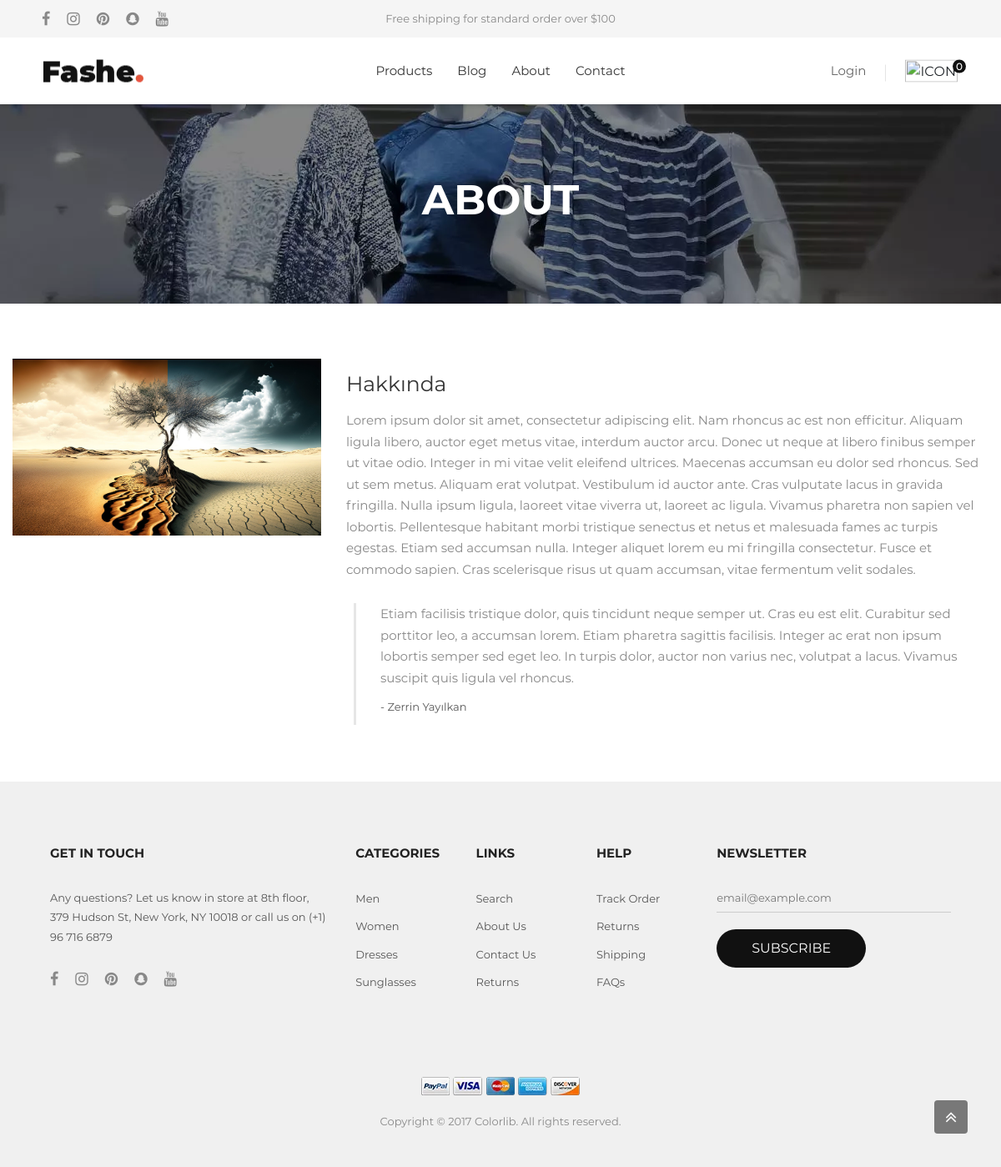
The page /about/ on the database its author committed.
### social_media/models.py (models this page shows, shortened)
class SocialMedia(models.Model):
    platform = models.CharField(max_length=50)
    url =  models.CharField(max_length=150)

### about/models.py (models this page shows)
class About(models.Model):
    image = models.ImageField(upload_to='about-image')
    title = models.CharField(max_length=50)
    content = models.TextField()

class DailyMessage(models.Model):
    content = models.TextField()
    message_owner = models.CharField(max_length=100)

### about/views.py (the view)
# urls.py: path('',AboutPage,name='about-page')
def AboutPage(request):
    about_obj = About.objects.all().first()
    daily_message = DailyMessage.objects.order_by("?").first()
    return render(
        request,
        "about/index.html",
        context={"daily_message": daily_message, "about_obj": about_obj},
    )

### social_media/context_processors.py (called while the page is built)
def load_social_obj(request):
    social_objs = SocialMedia.objects.all()
    return {'social_objs': social_objs}

### templates/about/index.html (shortened to what this page needs)
{% extends 'layouts/main_layout.html' %}
{% block pageContent %}
  <section class="bg-title-page p-t-40 p-b-50 flex-col-c-m" style="background-image: url('/static/images/heading-pages-06.jpg');">
    <h2 class="l-text2 t-center">About</h2>
  </section>
  <section class="bgwhite p-t-66 p-b-38">
    <div class="container">
      <div class="row">
        <div class="col-md-4 p-b-30">
          <div class="hov-img-zoom">
            <img src="{{ about_obj.image.url }}" alt="IMG-ABOUT" />
          </div>
        </div>
        <div class="col-md-8 p-b-30">
          <h3 class="m-text26 p-t-15 p-b-16">{{ about_obj.title }}</h3>
          <p class="p-b-28">{{ about_obj.content }}</p>
          <div class="bo13 p-l-29 m-l-9 p-b-10">
            <p class="p-b-11">{{ daily_message.content }}</p>
            <span class="s-text7">- {{ daily_message.message_owner }}</span>
          </div>
        </div>
      </div>
    </div>
  </section>
{% endblock %}

### templates/layouts/main_layout.html (shortened to what this page needs)
{% load static %}
<html lang="en">
  <head>
    <link rel="stylesheet" type="text/css" href="{% static 'vendor/bootstrap/css/bootstrap.min.css' %}">
    <link rel="stylesheet" href="https://cdnjs.cloudflare.com/ajax/libs/font-awesome/4.7.0/css/font-awesome.css" />
    <link rel="stylesheet" type="text/css" href="{% static 'fonts/themify/themify-icons.css' %}">
    <link rel="stylesheet" type="text/css" href="{% static 'fonts/Linearicons-Free-v1.0.0/icon-font.min.css' %}">
    <link rel="stylesheet" type="text/css" href="{% static 'fonts/elegant-font/html-css/style.css' %}">
    <link rel="stylesheet" type="text/css" href="{% static 'vendor/animate/animate.css' %}">
    <link rel="stylesheet" type="text/css" href="{% static 'vendor/css-hamburgers/hamburgers.min.css' %}">
    <link rel="stylesheet" type="text/css" href="{% static 'vendor/animsition/css/animsition.min.css' %}">
    <link rel="stylesheet" type="text/css" href="{% static 'vendor/select2/select2.min.css' %}">
    <link rel="stylesheet" type="text/css" href="{% static 'vendor/slick/slick.css' %}">
    <link rel="stylesheet" type="text/css" href="{% static 'css/util.css' %}">
    <link rel="stylesheet" type="text/css" href="{% static 'css/main.css' %}">
  </head>
  <body>
    <header class="header1">
      <div class="container-menu-header" style="top: 0px;">
        <div class="topbar">
          <div class="topbar-social">
            {% for social_obj in social_objs  %}
              <a target="_blank" href="{{social_obj.url}}" class="topbar-social-item fa fa-{{social_obj.platform}}"></a>
            {% endfor %}
          </div>
          <span class="topbar-child1">Free shipping for standard order over $100</span>
          <div class="topbar-child2">
          </div>
        </div>
        <div class="wrap_header">
          <a href="index.html" class="logo"><img src="{% static 'images/icons/logo.png' %}" alt="IMG-LOGO" /></a>
          <div class="wrap_menu">
            <nav class="menu">
              <ul class="main_menu">
                <li>
                  <a href="{% url "product-page" %}">Products</a>
                </li>
                <li>
                  <a href="{% url "blog-page" %}">Blog</a>
                </li>
                <li>
                  <a href="{% url "about-page" %}">About</a>
                </li>
                <li>
                  <a href="{% url "contact-page" %}">Contact</a>
                </li>
              </ul>
            </nav>
          </div>
          <div class="header-icons">
            <div class="header-wrapicon1">
              {% if request.user.is_authenticated %}
                <img src="{{request.user.profile_img.url }}" class="header-icon1 js-show-header-dropdown" alt="ICON" />
              {% else %}
              <a href="javascript:void(0)" class="js-show-header-dropdown">Login</a>
              {% endif %}
            </div>
            <div class="header-wrapicon2">
              <img src="{% static 'images/icons/icon-header-02.png' %}" class="header-icon1 js-show-header-dropdown" alt="ICON" />
              <span class="header-icons-noti">0</span>
            </div>
          </div>
        </div>
      </div>
    </header>
    {% block pageContent %}{% endblock %}
    <footer class="bg6 p-t-45 p-b-43 p-l-45 p-r-45">
      <div class="flex-w p-b-90">
        <div class="w-size6 p-t-30 p-l-15 p-r-15 respon3">
          <h4 class="s-text12 p-b-30">GET IN TOUCH</h4>
          <div>
            <p class="s-text7 w-size27">Any questions? Let us know in store at 8th floor, 379 Hudson St, New York, NY 10018 or call us on (+1) 96 716 6879</p>
            <div class="flex-m p-t-30">
              {% for social_obj in social_objs  %}
                <a target="_blank" href="{{social_obj.url}}" class="fs-18 color1 p-r-20 fa fa-{{social_obj.platform}}"></a>
              {% endfor %}
            </div>
          </div>
        </div>
        <div class="w-size7 p-t-30 p-l-15 p-r-15 respon4">
          <h4 class="s-text12 p-b-30">Categories</h4>
          <ul>
            <li class="p-b-9">
              <a href="#" class="s-text7">Men</a>
            </li>
            <li class="p-b-9">
              <a href="#" class="s-text7">Women</a>
            </li>
            <li class="p-b-9">
              <a href="#" class="s-text7">Dresses</a>
            </li>
            <li class="p-b-9">
              <a href="#" class="s-text7">Sunglasses</a>
            </li>
          </ul>
        </div>
        <div class="w-size7 p-t-30 p-l-15 p-r-15 respon4">
          <h4 class="s-text12 p-b-30">Links</h4>
          <ul>
            <li class="p-b-9">
              <a href="#" class="s-text7">Search</a>
            </li>
            <li class="p-b-9">
              <a href="#" class="s-text7">About Us</a>
            </li>
            <li class="p-b-9">
              <a href="#" class="s-text7">Contact Us</a>
            </li>
            <li class="p-b-9">
              <a href="#" class="s-text7">Returns</a>
            </li>
          </ul>
        </div>
        <div class="w-size7 p-t-30 p-l-15 p-r-15 respon4">
          <h4 class="s-text12 p-b-30">Help</h4>
          <ul>
            <li class="p-b-9">
              <a href="#" class="s-text7">Track Order</a>
            </li>
            <li class="p-b-9">
              <a href="#" class="s-text7">Returns</a>
            </li>
            <li class="p-b-9">
              <a href="#" class="s-text7">Shipping</a>
            </li>
            <li class="p-b-9">
              <a href="#" class="s-text7">FAQs</a>
            </li>
          </ul>
        </div>
        <div class="w-size8 p-t-30 p-l-15 p-r-15 respon3">
          <h4 class="s-text12 p-b-30">Newsletter</h4>
          <form>
            <div class="effect1 w-size9">
              <input class="s-text7 bg6 w-full p-b-5" type="text" name="email" placeholder="email@example.com" />
            </div>
            <div class="w-size2 p-t-20">
              <button class="flex-c-m size2 bg4 bo-rad-23 hov1 m-text3 trans-0-4">Subscribe</button>
            </div>
          </form>
        </div>
      </div>
      <div class="t-center p-l-15 p-r-15">
        <a href="#"><img class="h-size2" src="{% static 'images/icons/paypal.png' %}" alt="IMG-PAYPAL" /></a>
        <a href="#"><img class="h-size2" src="{% static 'images/icons/visa.png' %}" alt="IMG-VISA" /></a>
        <a href="#"><img class="h-size2" src="{% static 'images/icons/mastercard.png' %}" alt="IMG-MASTERCARD" /></a>
        <a href="#"><img class="h-size2" src="{% static 'images/icons/express.png' %}" alt="IMG-EXPRESS" /></a>
        <a href="#"><img class="h-size2" src="{% static 'images/icons/discover.png' %}" alt="IMG-DISCOVER" /></a>
        <div class="t-center s-text8 p-t-20">Copyright © 2017 Colorlib. All rights reserved.</div>
      </div>
    </footer>
    <div class="btn-back-to-top bg0-hov" id="myBtn" style="display: flex;">
      <span class="symbol-btn-back-to-top">
        <i class="fa fa-angle-double-up" aria-hidden="true"></i>
      </span>
    </div>
  </body>
</html>

### static/css/util.css (style rules this page uses)
.fs-18 { font-size: 18px; }
.p-t-15 { padding-top: 15px; }
.p-t-20 { padding-top: 20px; }
.p-t-30 { padding-top: 30px; }
.p-t-40 { padding-top: 40px; }
.p-t-45 { padding-top: 45px; }
.p-t-66 { padding-top: 66px; }
.p-b-5 { padding-bottom: 5px; }
.p-b-9 { padding-bottom: 9px; }
.p-b-10 { padding-bottom: 10px; }
.p-b-11 { padding-bottom: 11px; }
.p-b-16 { padding-bottom: 16px; }
.p-b-28 { padding-bottom: 28px; }
.p-b-30 { padding-bottom: 30px; }
.p-b-38 { padding-bottom: 38px; }
.p-b-43 { padding-bottom: 43px; }
.p-b-50 { padding-bottom: 50px; }
.p-b-90 { padding-bottom: 90px; }
.p-l-15 { padding-left: 15px; }
.p-l-29 { padding-left: 29px; }
.p-l-45 { padding-left: 45px; }
.p-r-15 { padding-right: 15px; }
.p-r-20 { padding-right: 20px; }
.p-r-45 { padding-right: 45px; }
.m-l-9 { margin-left: 9px; }
.t-center { text-align: center; }
.w-full { width: 100%; }
.bgwhite { background-color: white; }
.hov-img-zoom { display: block; overflow: hidden; }
.hov-img-zoom img { width: 100%; -webkit-transition: all 0.6s; -o-transition: all 0.6s; -moz-transition: all 0.6s; transition: all 0.6s; }
.trans-0-4 { -webkit-transition: all 0.4s; -o-transition: all 0.4s; -moz-transition: all 0.4s; transition: all 0.4s; }
.flex-w { display: -webkit-box; display: -webkit-flex; display: -moz-box; display: -ms-flexbox; display: flex; -webkit-flex-wrap: wrap; -moz-flex-wrap: wrap; -ms-flex-wrap: wrap; -o-flex-wrap: wrap; flex-wrap: wrap; }
.flex-m { display: -webkit-box; display: -webkit-flex; display: -moz-box; display: -ms-flexbox; display: flex; -ms-align-items: center; align-items: center; }
.flex-c-m { display: -webkit-box; display: -webkit-flex; display: -moz-box; display: -ms-flexbox; display: flex; justify-content: center; -ms-align-items: center; align-items: center; }
.flex-col-c-m { display: -webkit-box; display: -webkit-flex; display: -moz-box; display: -ms-flexbox; display: flex; -webkit-flex-direction: column; -moz-flex-direction: column; -ms-flex-direction: column; -o-flex-direction: column; flex-direction: column; -ms-align-items: center; align-items: center; justify-content: center; }
.s-text7 { font-family: Montserrat-Regular; font-size: 13px; color: #555555; line-height: 1.8; }
.s-text8 { font-family: Montserrat-Regular; font-size: 13px; color: #888888; line-height: 1.8; }
.s-text12 { font-family: Montserrat-Bold; font-size: 15px; color: #222222; line-height: 1.5; text-transform: uppercase; }
.m-text3 { font-family: Montserrat-Regular; font-size: 16px; color: white; text-transform: uppercase; }
.m-text26 { font-family: Montserrat-Regular; font-size: 25px; color: #333333; line-height: 1.2; }
.l-text2 { font-family: Montserrat-Bold; font-size: 50px; color: white; line-height: 1.2; text-transform: uppercase; }
.color1 { color: #888888; }
.size2 { width: 100%; height: 46px; }
.w-size2 { width: 179px; }
.w-size6 { width: 33%; }
.w-size7 { width: 13%; }
.w-size8 { width: 28%; }
.w-size9 { max-width: 300px; }
.w-size27 { max-width: 482px; }
.h-size2 { height: 22px; }
.bg4 { background-color: #111111; }
.bg6 { background-color: #f0f0f0; }
.bo13 { border-left: 3px solid #e6e6e6; }
.bo-rad-23 { border-radius: 23px; }
.effect1 { position: relative; border-bottom: 1px solid #cccccc; }

### rows shown on the page
About: image (picture), title "Hakkında", content "Lorem ipsum dolor sit amet, consectetur adipiscing elit. Nam rhoncus ac est non efficitur. Aliquam ligula libero, auctor eget metus vitae, interdum auctor arcu. Donec ut neque at libero finibus semper ut vitae odio. Integer in mi vitae velit eleifend ultrices. Maecenas accumsan eu dolor sed rhoncus. Sed ut sem metus. Aliquam erat volutpat. Vestibulum id auctor ante. Cras vulputate lacus in gravida fringilla. Nulla ipsum ligula, laoreet vitae viverra ut, laoreet ac ligula. Vivamus pharetra non sapien vel lobortis. Pellentesque habitant morbi tristique senectus et netus et malesuada fames ac turpis egestas. Etiam sed accumsan nulla. Integer aliquet lorem eu mi fringilla consectetur. Fusce et…"
DailyMessage: content "Etiam facilisis tristique dolor, quis tincidunt neque semper ut. Cras eu est elit. Curabitur sed porttitor leo, a accumsan lorem. Etiam pharetra sagittis facilisis. Integer ac erat non ipsum lobortis semper sed eget leo. In turpis dolor, auctor non varius nec, volutpat a lacus. Vivamus suscipit quis ligula vel rhoncus.", message_owner "Zerrin Yayılkan"
